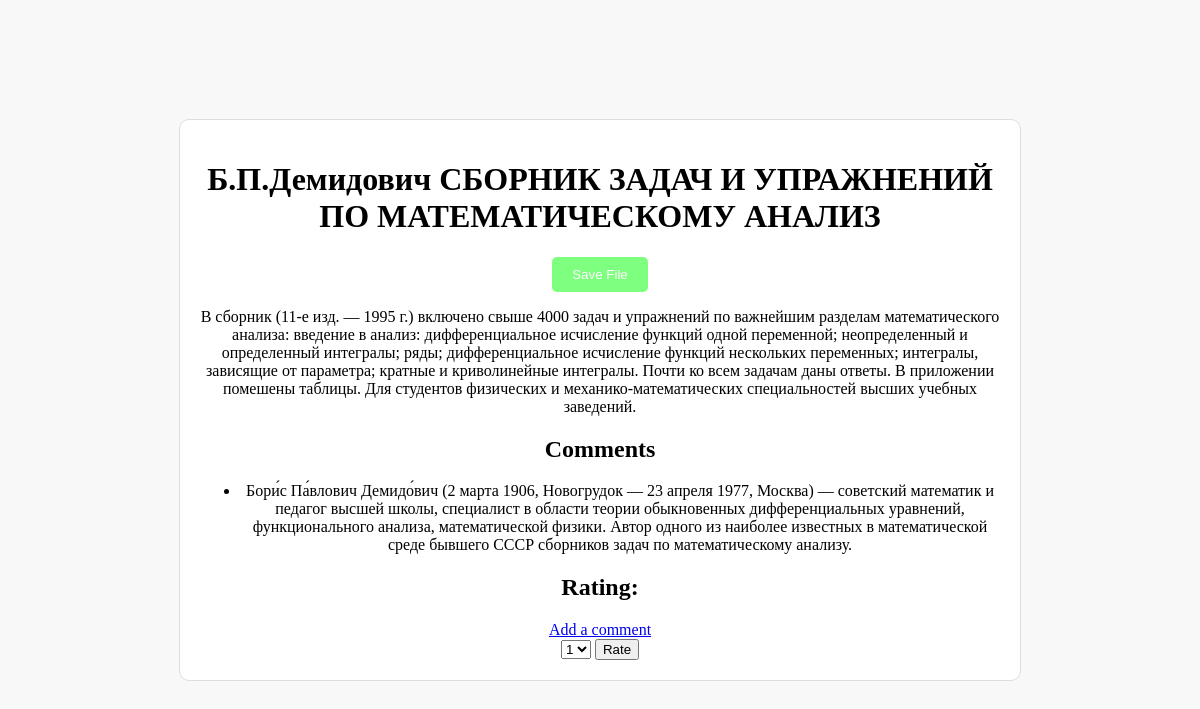
Page /file/4/ on the committed database.
### files/models.py (models this page shows)
class File(models.Model):
         name = models.CharField(max_length=100)
         file = models.FileField(upload_to='files/')
         uploaded_by = models.ForeignKey(User, on_delete=models.CASCADE)
         uploaded_at = models.DateTimeField(auto_now_add=True)
         description = models.TextField()
         class Meta:
              app_label = 'files'

class Comment(models.Model):
    file = models.ForeignKey(File, on_delete=models.CASCADE)
    user = models.ForeignKey(User, on_delete=models.CASCADE)
    text = models.TextField()
    created_at = models.DateTimeField(auto_now_add=True)

### files/views.py (the view)
# urls.py: path('file/<int:file_id>/', views.file_detail, name='file_detail'),
def file_detail(request, file_id):
    file = get_object_or_404(File, pk=file_id)
    comments = Comment.objects.filter(file=file)
    return render(request, 'files/file_detail.html', {'file': file, 'comments': comments})

### files/templates/files/file_detail.html (shortened to what this page needs)
<!DOCTYPE html>
<html>
<head>
    <link rel="stylesheet" href="https://cdnjs.cloudflare.com/ajax/libs/font-awesome/5.15.3/css/all.min.css">
</head>
<body>
    <div class="container">
        <h1>{{ file.name }}</h1>
        <a href="{% url 'download_file' file.id %}"><button class="save-file-button">Save File</button></a>
        <p>{{ file.description }}</p>
        <h2>Comments</h2>
        <ul>
            {% for comment in comments %}
                <li>{{ comment.text }}</li>
            {% endfor %}
        </ul>
        <h2>Rating: {{ file.average_rating }}</h2>
        <a href="{% url 'add_comment' file.id %}">Add a comment</a>
        <form method="post" action="{% url 'add_rating' file.id %}">
            <select name="rating">
                <option value="1">1</option>
            </select>
            <button type="submit">Rate</button>
        </form>
    </div>
</body>
</html>

### files/templates/files/file_detail.html (style rules this page uses)
body { display: flex; justify-content: center; align-items: center; height: 100vh; margin: 0; background-color: #f8f8f8; }
.container { max-width: 800px; padding: 20px; border: 1px solid #ddd; border-radius: 10px; background-color: white; text-align: center; }
.save-file-button { background-color: rgba(0, 255, 0, 0.5); color: white; padding: 10px 20px; border: none; border-radius: 5px; cursor: pointer; text-decoration: none; }

### rows in the picture
File: name "Б.П.Демидович СБОРНИК ЗАДАЧ И УПРАЖНЕНИЙ ПО МАТЕМАТИЧЕСКОМУ АНАЛИЗ", description "В сборник (11-е изд. — 1995 г.) включено свыше 4000 задач и упражнений по важнейшим разделам математического анализа: введение в анализ: дифференциальное исчисление функций одной переменной; неопределенный и определенный интегралы; ряды; дифференциальное исчисление функций нескольких переменных; интегралы, зависящие от параметра; кратные и криволинейные интегралы. Почти ко всем задачам даны ответы. В приложении помешены таблицы. Для студентов физических и механико-математических специальностей высших учебных заведений."
Comment: text "Бори́с Па́влович Демидо́вич (2 марта 1906, Новогрудок — 23 апреля 1977, Москва) — советский математик и педагог высшей школы, специалист в области теории обыкновенных дифференциальных уравнений, функционального анализа, математической физики. Автор одного из наиболее известных в математической среде бывшего СССР сборников задач по математическому анализу."
